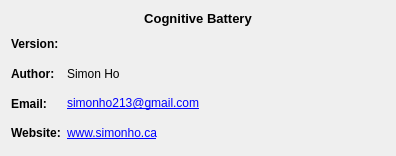
<?xml version="1.0" encoding="UTF-8"?>
<ui version="4.0">
 <class>Dialog</class>
 <widget class="QDialog" name="Dialog">
  <property name="windowModality">
   <enum>Qt::ApplicationModal</enum>
  </property>
  <property name="geometry">
   <rect>
    <x>0</x>
    <y>0</y>
    <width>396</width>
    <height>156</height>
   </rect>
  </property>
  <property name="windowTitle">
   <string>About</string>
  </property>
  <property name="modal">
   <bool>true</bool>
  </property>
  <layout class="QVBoxLayout" name="verticalLayout">
   <item>
    <widget class="QLabel" name="title">
     <property name="sizePolicy">
      <sizepolicy hsizetype="Preferred" vsizetype="Fixed">
       <horstretch>0</horstretch>
       <verstretch>0</verstretch>
      </sizepolicy>
     </property>
     <property name="font">
      <font>
       <pointsize>10</pointsize>
       <weight>75</weight>
       <bold>true</bold>
      </font>
     </property>
     <property name="text">
      <string>Cognitive Battery</string>
     </property>
     <property name="alignment">
      <set>Qt::AlignCenter</set>
     </property>
     <property name="openExternalLinks">
      <bool>false</bool>
     </property>
     <property name="textInteractionFlags">
      <set>Qt::LinksAccessibleByMouse</set>
     </property>
    </widget>
   </item>
   <item>
    <layout class="QHBoxLayout" name="mainLayout">
     <item>
      <layout class="QGridLayout" name="gridLayout" columnstretch="0,0">
       <item row="2" column="0">
        <widget class="QLabel" name="emailLabel">
         <property name="font">
          <font>
           <weight>75</weight>
           <bold>true</bold>
          </font>
         </property>
         <property name="text">
          <string>Email:</string>
         </property>
        </widget>
       </item>
       <item row="2" column="1">
        <widget class="QLabel" name="emailValue">
         <property name="text">
          <string>&lt;a href=&quot;mailto:simonho213@gmail.com?Subject=Cognitive%20Battery&quot;&gt;simonho213@gmail.com&lt;/a&gt;</string>
         </property>
         <property name="openExternalLinks">
          <bool>true</bool>
         </property>
        </widget>
       </item>
       <item row="0" column="1">
        <widget class="QLabel" name="versionValue">
         <property name="text">
          <string/>
         </property>
        </widget>
       </item>
       <item row="3" column="1">
        <widget class="QLabel" name="websiteValue">
         <property name="text">
          <string>&lt;a href=&quot;http://www.simonho.ca&quot;&gt;www.simonho.ca&lt;/a&gt;</string>
         </property>
         <property name="openExternalLinks">
          <bool>true</bool>
         </property>
        </widget>
       </item>
       <item row="1" column="1">
        <widget class="QLabel" name="authorValue">
         <property name="text">
          <string>Simon Ho</string>
         </property>
        </widget>
       </item>
       <item row="3" column="0">
        <widget class="QLabel" name="websiteLabel">
         <property name="font">
          <font>
           <weight>75</weight>
           <bold>true</bold>
          </font>
         </property>
         <property name="text">
          <string>Website:</string>
         </property>
        </widget>
       </item>
       <item row="0" column="0">
        <widget class="QLabel" name="versionLabel">
         <property name="font">
          <font>
           <weight>75</weight>
           <bold>true</bold>
          </font>
         </property>
         <property name="text">
          <string>Version:</string>
         </property>
        </widget>
       </item>
       <item row="1" column="0">
        <widget class="QLabel" name="authorLabel">
         <property name="font">
          <font>
           <weight>75</weight>
           <bold>true</bold>
          </font>
         </property>
         <property name="text">
          <string>Author:</string>
         </property>
        </widget>
       </item>
      </layout>
     </item>
     <item>
      <widget class="QLabel" name="icon">
       <property name="text">
        <string/>
       </property>
       <property name="scaledContents">
        <bool>false</bool>
       </property>
       <property name="alignment">
        <set>Qt::AlignCenter</set>
       </property>
       <property name="textInteractionFlags">
        <set>Qt::NoTextInteraction</set>
       </property>
      </widget>
     </item>
    </layout>
   </item>
  </layout>
 </widget>
 <resources/>
 <connections/>
</ui>
